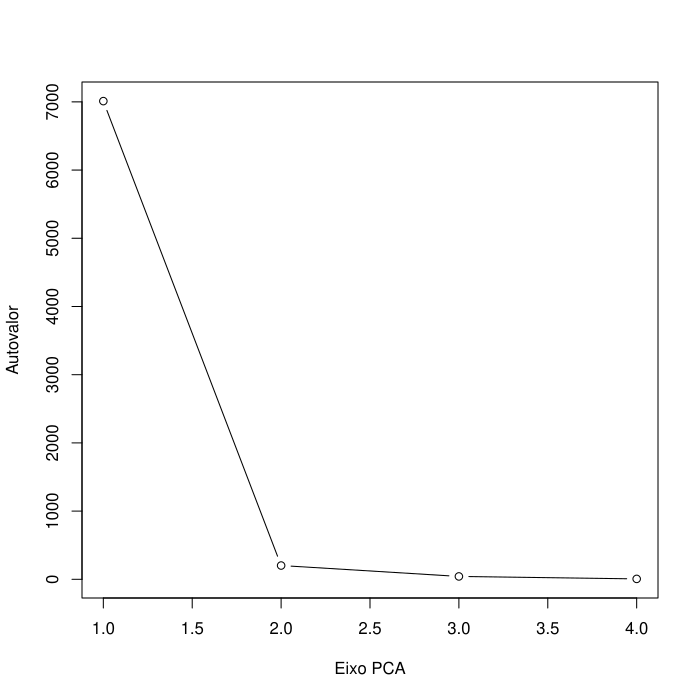

Write the R code that produced this figure.
rm(list=ls())
source('myPCA.R')
source('mySVM.R')
source('projectPCA.R')
library(mlbench)
library(plot3D)

data(USArrests)

X <- data.matrix(USArrests)

# Apply PCA
pca <- myPCA(X)
plot(seq(from=1, to=ncol(X), by=1), pca$lambda, type='b', xlab='Eixo PCA', ylab='Autovalor')

# Plot 2D PCA space
proj2D <- projectPCA(X, 2)

xlim <- c(-15,5)
ylim <- c(-8, 6)
plot(proj2D[,1], proj2D[,2], xlab='PCA1', ylab='PCA2', col='red')

# Plot 3D PCA space
proj3D <- projectPCA(X, 3)

points3D(proj3D[,1], proj3D[,2], proj3D[,3], colvar=NULL, colkey=FALSE, xlab='PCA1', ylab='PCA2', zlab='PCA3')
